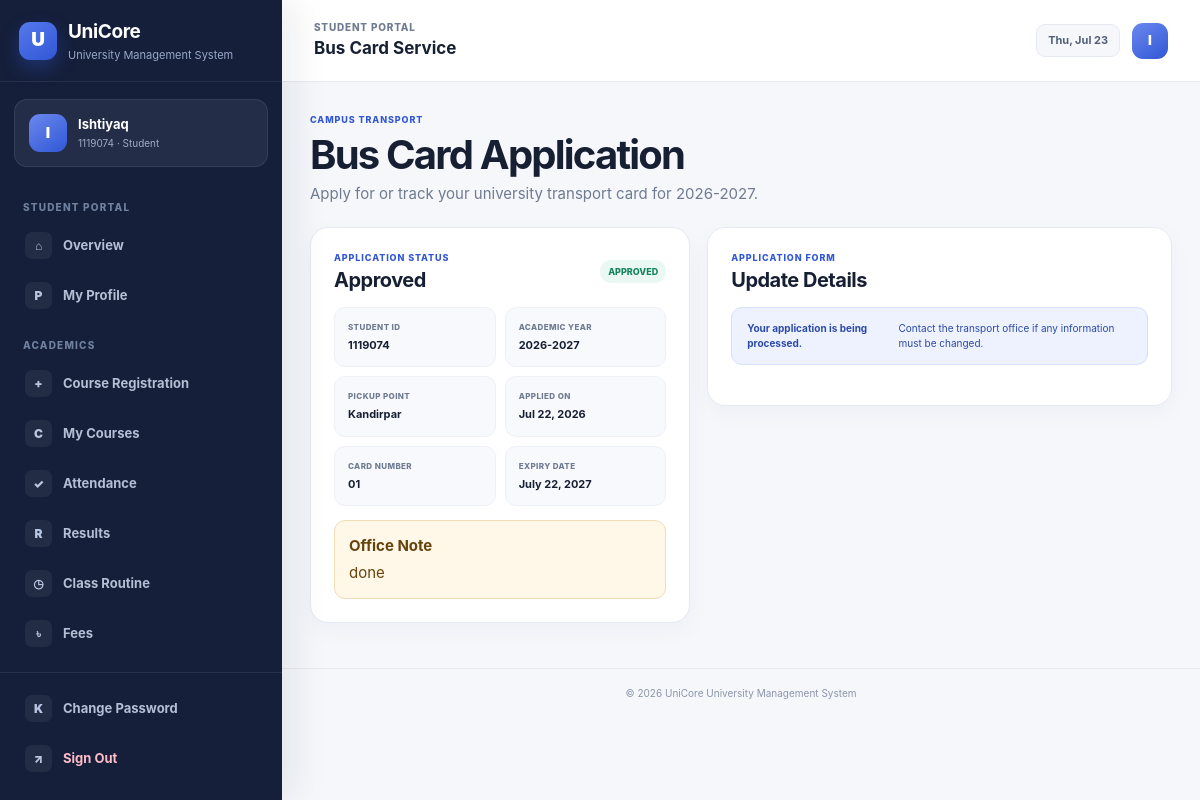
Page /student-portal/bus-card/ (signed in) on the committed database.
### accounts/models.py (models this page shows, shortened)
class UserProfile(models.Model):
    ADMIN = "ADMIN"
    STUDENT = "STUDENT"
    TEACHER = "TEACHER"
    ROLE_CHOICES = [
        (ADMIN, "Administrator"),
        (STUDENT, "Student"),
        (TEACHER, "Teacher"),
    ]
    user = models.OneToOneField(
        settings.AUTH_USER_MODEL,
        on_delete=models.CASCADE,
        related_name="ums_profile",
    )
    role = models.CharField(max_length=10, choices=ROLE_CHOICES)
    reference_id = models.CharField(
        max_length=30,
        blank=True,
        help_text="Student ID from MySQL or Teacher ID from PostgreSQL.",
    )
    display_name = models.CharField(max_length=120, blank=True)
    created_at = models.DateTimeField(auto_now_add=True)
    updated_at = models.DateTimeField(auto_now=True)
    class Meta:
        ordering = ["role", "reference_id", "user__username"]
        constraints = [
            models.UniqueConstraint(
                fields=["role", "reference_id"],
                condition=~models.Q(reference_id=""),
                name="unique_role_reference_account",
            )
        ]

### academic/models.py (models this page shows, shortened)
class TimeStampedModel(models.Model):
    created_at = models.DateTimeField(auto_now_add=True)
    updated_at = models.DateTimeField(auto_now=True)
    class Meta:
        abstract = True

class BusCardApplication(TimeStampedModel):
    STATUS_CHOICES = [
        ("Pending", "Pending Review"),
        ("Approved", "Approved"),
        ("Rejected", "Rejected"),
        ("Printed", "Card Printed"),
        ("Collected", "Collected"),
    ]
    BLOOD_GROUP_CHOICES = [
        ("", "Select blood group"),
        ("A+", "A+"), ("A-", "A-"), ("B+", "B+"), ("B-", "B-"),
        ("AB+", "AB+"), ("AB-", "AB-"), ("O+", "O+"), ("O-", "O-"),
    ]
    student_ref = models.CharField(max_length=30)
    student_name = models.CharField(max_length=120)
    department = models.CharField(max_length=120, blank=True)
    semester = models.PositiveSmallIntegerField(default=1)
    academic_year = models.CharField(max_length=9, default="2026-2027")
    phone = models.CharField(max_length=20)
    pickup_point = models.CharField(max_length=150)
    address = models.TextField()
    emergency_contact = models.CharField(max_length=20)
    blood_group = models.CharField(max_length=3, choices=BLOOD_GROUP_CHOICES, blank=True)
    status = models.CharField(max_length=12, choices=STATUS_CHOICES, default="Pending")
    card_number = models.CharField(max_length=30, blank=True)
    issue_date = models.DateField(null=True, blank=True)
    expiry_date = models.DateField(null=True, blank=True)
    admin_note = models.TextField(blank=True)
    class Meta:
        ordering = ["status", "-created_at"]
        constraints = [
            models.UniqueConstraint(
                fields=["student_ref", "academic_year"],
                name="unique_bus_card_application_per_year",
            )
        ]

### accounts/views.py (the view, shortened to what this page needs)
# urls.py: path("student-portal/bus-card/", views.student_bus_card, name="student_bus_card"),
@student_required
def student_bus_card(request):
    profile, reference, student, database_online, display_name = _student_identity(request.user)
    academic_year = _current_academic_year()
    application = BusCardApplication.objects.filter(student_ref=reference, academic_year=academic_year).first()
    editable = application is None or application.status in {"Pending", "Rejected"}
    form = StudentBusCardForm(request.POST or None, instance=application if editable else None)
    return render(
        request,
        "accounts/student_bus_card.html",
        {
            "profile": profile,
            "student": student,
            "display_name": display_name,
            "academic_year": academic_year,
            "application": application,
            "editable": editable,
            "form": form,
        },
    )

### accounts/context_processors.py (called while the page is built)
def role_context(request):
    return {
        "ums_role": get_user_role(request.user),
        "ums_profile": get_user_profile(request.user),
    }

### accounts/utils.py (called while the page is built)
def get_user_role(user):
    if not getattr(user, "is_authenticated", False):
        return None
    if user.is_superuser or user.is_staff:
        return UserProfile.ADMIN
    try:
        return user.ums_profile.role
    except UserProfile.DoesNotExist:
        return None

def get_user_profile(user):
    if not getattr(user, "is_authenticated", False):
        return None
    try:
        return user.ums_profile
    except UserProfile.DoesNotExist:
        return None

### accounts/views.py (called while the page is built)
def _current_academic_year():
    today = timezone.localdate()
    start_year = today.year if today.month >= 7 else today.year - 1
    return f"{start_year}-{start_year + 1}"

def _student_identity(user):
    profile = get_user_profile(user)
    reference = profile.reference_id
    student = None
    database_online = True
    try:
        student = Student.objects.filter(student_id=reference).first()
        if student is None and str(reference).isdigit():
            student = Student.objects.filter(pk=int(reference)).first()
    except Exception:
        database_online = False
    display_name = student.name if student else (profile.display_name or user.username)
    return profile, reference, student, database_online, display_name

### accounts/templates/accounts/student_bus_card.html (shortened to what this page needs)
{% extends "base.html" %}
{% block header_title %}Bus Card Service{% endblock %}
{% block content %}
<div class="page-header"><div><span class="eyebrow">Campus Transport</span><h1>Bus Card Application</h1><p>Apply for or track your university transport card for {{ academic_year }}.</p></div></div>
<div class="service-layout">
  <section class="panel">
    <div class="panel-head"><div><span class="eyebrow">Application Status</span><h2>{% if application %}{{ application.get_status_display }}{% else %}Not Applied{% endif %}</h2></div>{% if application %}<span class="status-pill status-{{ application.status|lower }}">{{ application.status }}</span>{% endif %}</div>
    {% if application %}<div class="detail-grid compact-grid"><div><small>Student ID</small><strong>{{ application.student_ref }}</strong></div><div><small>Academic Year</small><strong>{{ application.academic_year }}</strong></div><div><small>Pickup Point</small><strong>{{ application.pickup_point }}</strong></div><div><small>Applied On</small><strong>{{ application.created_at|date:"M d, Y" }}</strong></div>{% if application.card_number %}<div><small>Card Number</small><strong>{{ application.card_number }}</strong></div>{% endif %}{% if application.expiry_date %}<div><small>Expiry Date</small><strong>{{ application.expiry_date }}</strong></div>{% endif %}</div>{% if application.admin_note %}<div class="admin-note"><strong>Office Note</strong><p>{{ application.admin_note }}</p></div>{% endif %}{% else %}<div class="empty-state compact">Complete the form to submit your first application.</div>{% endif %}
  </section>
  <section class="form-card">
    <div class="panel-head"><div><span class="eyebrow">Application Form</span><h2>{% if application %}Update Details{% else %}Apply Now{% endif %}</h2></div></div>
    {% if editable %}<form method="post" novalidate>{% csrf_token %}<div class="form-grid">{% for field in form %}<div class="form-group {% if field.name == 'address' %}span-2{% endif %}"><label for="{{ field.id_for_label }}">{{ field.label }}{% if field.field.required %} *{% endif %}</label>{{ field }}{% for error in field.errors %}<div class="field-error">{{ error }}</div>{% endfor %}</div>{% endfor %}</div><div class="form-actions"><button class="btn btn-primary" type="submit">Submit Application</button></div></form>{% else %}<div class="info-strip"><strong>Your application is being processed.</strong><span>Contact the transport office if any information must be changed.</span></div>{% endif %}
  </section>
</div>
{% endblock %}

### templates/base.html (shortened to what this page needs)
{% load static %}
<!DOCTYPE html>
<html lang="en">
<head>
  <link rel="stylesheet" href="{% static 'ums/css/style.css' %}?v=20260722-ui2">
</head>
<body class="{% if user.is_authenticated %}app-body{% else %}public-body{% endif %}">
{% if user.is_authenticated %}
  {% with current=request.resolver_match.url_name %}
  <div class="app-layout">
    <aside class="sidebar" data-sidebar>
      <div class="sidebar-brand">
        <a href="{% url 'portal_redirect' %}" class="brand-link">
          <span class="brand-symbol">U</span>
          <span><strong>UniCore</strong><small>University Management System</small></span>
        </a>
      </div>
      <div class="sidebar-profile">
        <span class="profile-avatar">{{ ums_profile.display_name|default:user.username|first|upper }}</span>
        <div><strong>{{ ums_profile.display_name|default:user.username }}</strong><small>{% if ums_role == "ADMIN" %}Administrator{% elif ums_role == "STUDENT" %}{{ ums_profile.reference_id }} · Student{% else %}{{ ums_profile.reference_id }} · Teacher{% endif %}</small></div>
      </div>
      <nav class="sidebar-nav" aria-label="Main navigation">
        {% if ums_role == "ADMIN" %}
          <span class="nav-section-label">Overview</span>
          <a class="nav-item {% if current == 'home' %}active{% endif %}" href="{% url 'home' %}"><span class="nav-icon">⌂</span><span>Dashboard</span></a>
          <span class="nav-section-label">Management</span>
          <a class="nav-item {% if current == 'student_list' or current == 'add_student' or current == 'edit_student' %}active{% endif %}" href="{% url 'student_list' %}"><span class="nav-icon">S</span><span>Students</span></a>
          <a class="nav-item {% if current == 'teacher_list' or current == 'add_teacher' or current == 'edit_teacher' %}active{% endif %}" href="{% url 'teacher_list' %}"><span class="nav-icon">T</span><span>Teachers</span></a>
          <a class="nav-item {% if current == 'academic_dashboard' or current == 'department_list' or current == 'course_list' or current == 'enrollment_list' or current == 'assignment_list' or current == 'attendance_list' or current == 'result_list' or current == 'fee_list' or current == 'routine_list' or current == 'notice_list' %}active{% endif %}" href="{% url 'academic_dashboard' %}"><span class="nav-icon">A</span><span>Academic</span></a>
          <a class="nav-item {% if current == 'library_list' or current == 'issue_list' %}active{% endif %}" href="{% url 'library_list' %}"><span class="nav-icon">L</span><span>Library</span></a>
          <a class="nav-item {% if current == 'bus_card_list' or current == 'bus_card_review' %}active{% endif %}" href="{% url 'bus_card_list' %}"><span class="nav-icon">B</span><span>Bus Cards</span></a>
          <a class="nav-item {% if current == 'account_list' or current == 'account_create' %}active{% endif %}" href="{% url 'account_list' %}"><span class="nav-icon">U</span><span>User Accounts</span></a>
          {% if user.is_staff %}<a class="nav-item" href="{% url 'admin:index' %}"><span class="nav-icon">⚙</span><span>System Admin</span></a>{% endif %}
        {% elif ums_role == "STUDENT" %}
          <span class="nav-section-label">Student Portal</span>
          <a class="nav-item {% if current == 'student_portal' %}active{% endif %}" href="{% url 'student_portal' %}"><span class="nav-icon">⌂</span><span>Overview</span></a>
          <a class="nav-item {% if current == 'student_profile' %}active{% endif %}" href="{% url 'student_profile' %}"><span class="nav-icon">P</span><span>My Profile</span></a>
          <span class="nav-section-label">Academics</span>
          <a class="nav-item {% if current == 'student_course_registration' %}active{% endif %}" href="{% url 'student_course_registration' %}"><span class="nav-icon">+</span><span>Course Registration</span></a>
          <a class="nav-item {% if current == 'student_courses' %}active{% endif %}" href="{% url 'student_courses' %}"><span class="nav-icon">C</span><span>My Courses</span></a>
          <a class="nav-item {% if current == 'student_attendance_summary' %}active{% endif %}" href="{% url 'student_attendance_summary' %}"><span class="nav-icon">✓</span><span>Attendance</span></a>
          <a class="nav-item {% if current == 'student_results' %}active{% endif %}" href="{% url 'student_results' %}"><span class="nav-icon">R</span><span>Results</span></a>
          <a class="nav-item {% if current == 'student_routine' %}active{% endif %}" href="{% url 'student_routine' %}"><span class="nav-icon">◷</span><span>Class Routine</span></a>
          <a class="nav-item {% if current == 'student_fees' %}active{% endif %}" href="{% url 'student_fees' %}"><span class="nav-icon">৳</span><span>Fees</span></a>
        {% endif %}
      </nav>
      <div class="sidebar-footer">
        <a class="nav-item {% if current == 'change_password' %}active{% endif %}" href="{% url 'change_password' %}"><span class="nav-icon">K</span><span>Change Password</span></a>
        <form method="post" action="{% url 'logout' %}">{% csrf_token %}<button class="nav-item logout-item" type="submit"><span class="nav-icon">↗</span><span>Sign Out</span></button></form>
      </div>
    </aside>
    <div class="app-main">
      <header class="app-header">
        <div class="header-left">
          <div><span class="header-kicker">{% if ums_role == 'ADMIN' %}Administration{% elif ums_role == 'STUDENT' %}Student Portal{% else %}Faculty Portal{% endif %}</span><strong>{% block header_title %}University Management System{% endblock %}</strong></div>
        </div>
        <div class="header-actions"><span class="date-chip">{% now "D, M d" %}</span><span class="header-avatar">{{ ums_profile.display_name|default:user.username|first|upper }}</span></div>
      </header>
      <main class="app-content">
        {% block content %}{% endblock %}
      </main>
      <footer class="app-footer">© {% now "Y" %} UniCore University Management System</footer>
    </div>
  </div>
  {% endwith %}
{% endif %}
</body>
</html>

### rows in the picture
UserProfile: display_name|first "I", display_name "Ishtiyaq", reference_id "1119074"
BusCardApplication: status "Approved", status "APPROVED", student_ref "1119074", academic_year "2026-2027", pickup_point "Kandirpar", created_at "Jul 22, 2026", card_number "01", expiry_date "July 22, 2027", admin_note "done"

### other values in the picture
{{ academic_year }} "2026-2027"
